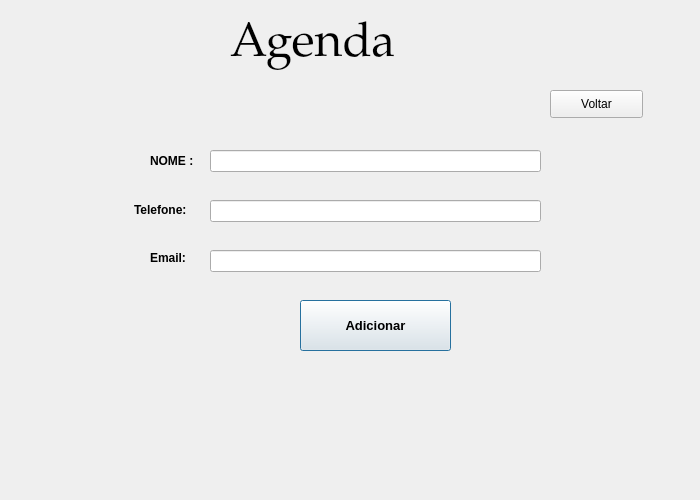
<?xml version="1.0" encoding="UTF-8"?>
<ui version="4.0">
 <class>AdicionarContato</class>
 <widget class="QDialog" name="AdicionarContato">
  <property name="geometry">
   <rect>
    <x>0</x>
    <y>0</y>
    <width>700</width>
    <height>500</height>
   </rect>
  </property>
  <property name="windowTitle">
   <string>Dialog</string>
  </property>
  <widget class="QLabel" name="label_nome_principal">
   <property name="geometry">
    <rect>
     <x>230</x>
     <y>0</y>
     <width>211</width>
     <height>91</height>
    </rect>
   </property>
   <property name="font">
    <font>
     <family>Palatino Linotype</family>
     <pointsize>36</pointsize>
    </font>
   </property>
   <property name="text">
    <string>Agenda</string>
   </property>
  </widget>
  <widget class="QLineEdit" name="lineEdit_escreve_nome">
   <property name="geometry">
    <rect>
     <x>210</x>
     <y>150</y>
     <width>331</width>
     <height>22</height>
    </rect>
   </property>
  </widget>
  <widget class="QLineEdit" name="lineEdit_2_escreve_telefone">
   <property name="geometry">
    <rect>
     <x>210</x>
     <y>200</y>
     <width>331</width>
     <height>22</height>
    </rect>
   </property>
  </widget>
  <widget class="QLineEdit" name="lineEdit_3_escreve_email">
   <property name="geometry">
    <rect>
     <x>210</x>
     <y>250</y>
     <width>331</width>
     <height>22</height>
    </rect>
   </property>
  </widget>
  <widget class="QLabel" name="label_2_nome_contato">
   <property name="geometry">
    <rect>
     <x>150</x>
     <y>150</y>
     <width>61</width>
     <height>21</height>
    </rect>
   </property>
   <property name="font">
    <font>
     <weight>75</weight>
     <bold>true</bold>
    </font>
   </property>
   <property name="text">
    <string>NOME :</string>
   </property>
  </widget>
  <widget class="QLabel" name="label_3_telefone_contato">
   <property name="geometry">
    <rect>
     <x>134</x>
     <y>200</y>
     <width>61</width>
     <height>20</height>
    </rect>
   </property>
   <property name="font">
    <font>
     <weight>75</weight>
     <bold>true</bold>
    </font>
   </property>
   <property name="text">
    <string>Telefone:</string>
   </property>
  </widget>
  <widget class="QLabel" name="label_4_email_contato">
   <property name="geometry">
    <rect>
     <x>150</x>
     <y>250</y>
     <width>55</width>
     <height>16</height>
    </rect>
   </property>
   <property name="font">
    <font>
     <weight>75</weight>
     <bold>true</bold>
    </font>
   </property>
   <property name="text">
    <string>Email:</string>
   </property>
  </widget>
  <widget class="QPushButton" name="pushButton_adicionar">
   <property name="geometry">
    <rect>
     <x>300</x>
     <y>300</y>
     <width>151</width>
     <height>51</height>
    </rect>
   </property>
   <property name="font">
    <font>
     <pointsize>10</pointsize>
     <weight>75</weight>
     <bold>true</bold>
    </font>
   </property>
   <property name="text">
    <string>Adicionar</string>
   </property>
  </widget>
  <widget class="QPushButton" name="pushButton_volta_tela_inicial">
   <property name="geometry">
    <rect>
     <x>550</x>
     <y>90</y>
     <width>93</width>
     <height>28</height>
    </rect>
   </property>
   <property name="text">
    <string>Voltar</string>
   </property>
  </widget>
 </widget>
 <resources/>
 <connections/>
</ui>
